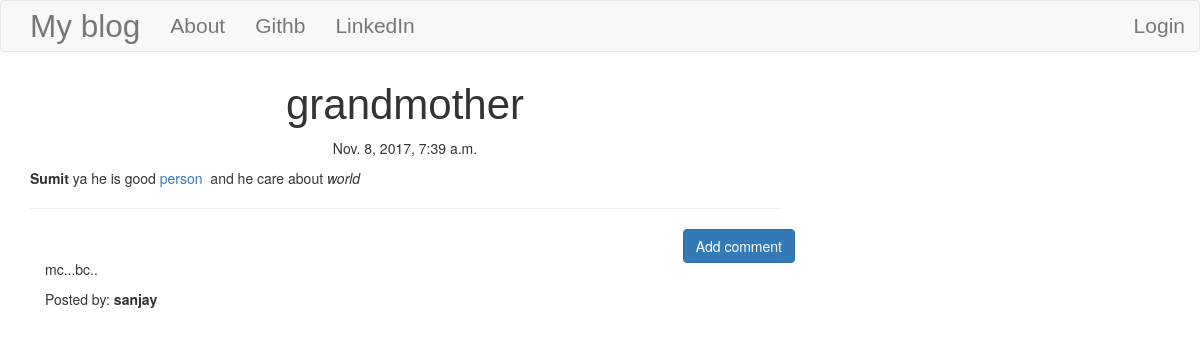
Screenshot of /post/3 with the database file from the repository.
### blog/models.py (models this page shows, shortened)
class Post(models.Model):
    author = models.ForeignKey('auth.User')
    title = models.CharField(max_length=200)
    text = models.TextField()
    created_date = models.DateTimeField(default=timezone.now)
    published_date = models.DateTimeField(blank=True, null=True)

class Comment(models.Model):
    post = models.ForeignKey('blog.Post', related_name='comments',default=False)
    author = models.CharField(max_length=200)
    text = models.TextField()
    created_date = models.DateTimeField(default=timezone.now)
    approved_comment = models.BooleanField(default=False)

### blog/views.py (the view)
# urls.py: url(r'^post/(?P<pk>\d+)$',views.PostDetailView.as_view(),name='post_detail'),
class PostDetailView(DetailView):
    model = Post

### blog/templates/blog/post_detail.html (shortened to what this page needs)
{% extends 'blog/base.html' %}
{% block content %}
        <h1 class='posttitle loader'>{{ post.title }}</h1>
        {% if post.published_date %}
            <div class="date postdate">
              {{ post.published_date }}
            </div>
        {% else %}
            <a class="btn btn-default" href="{% url 'post_publish' pk=post.pk %}">Publish</a>
        {% endif %}
      <p class='postcontent' >{{ post.text|safe|linebreaksbr }}</p>
  <hr>
  <a class="btn btn-primary btn-comment" href="{% url 'add_comment_to_post' pk=post.pk %}">Add comment</a>
  <div class="container">
  {% for comment in post.comments.all %}
  <br>
      {% if user.is_authenticated or comment.approved_comment %}
          <p>{{ comment.text|safe|linebreaks }}</p>
          <p>Posted by: <strong>{{ comment.author }}</strong></p>
      {% endif %}
  {% empty %}
      <p>No comments posted.</p>
  {% endfor %}
</div>
{% endblock %}

### blog/templates/static/css/hello.css (style rules this page uses)
.postdate { text-align: center; }
.posttitle { font-family: 'Russo One',sans-serif; font-size: 3em; text-align: center; }
.postcontent { font-family: 'Montserrat'; font-size: 1.5em; }
.btn-comment { position: absolute; right: 0px }
.loader { filter: hue-rotate(0deg); color: linear-gradient(45deg,#0f8,#08f); animation:hue 10000ms infinite linear; }

### rows the page displays
Post: title "grandmother", published_date "Nov. 8, 2017, 7:39 a.m.", text "Sumit ya he is good person and he care about world"
Comment: text "mc...bc..", author "sanjay"
